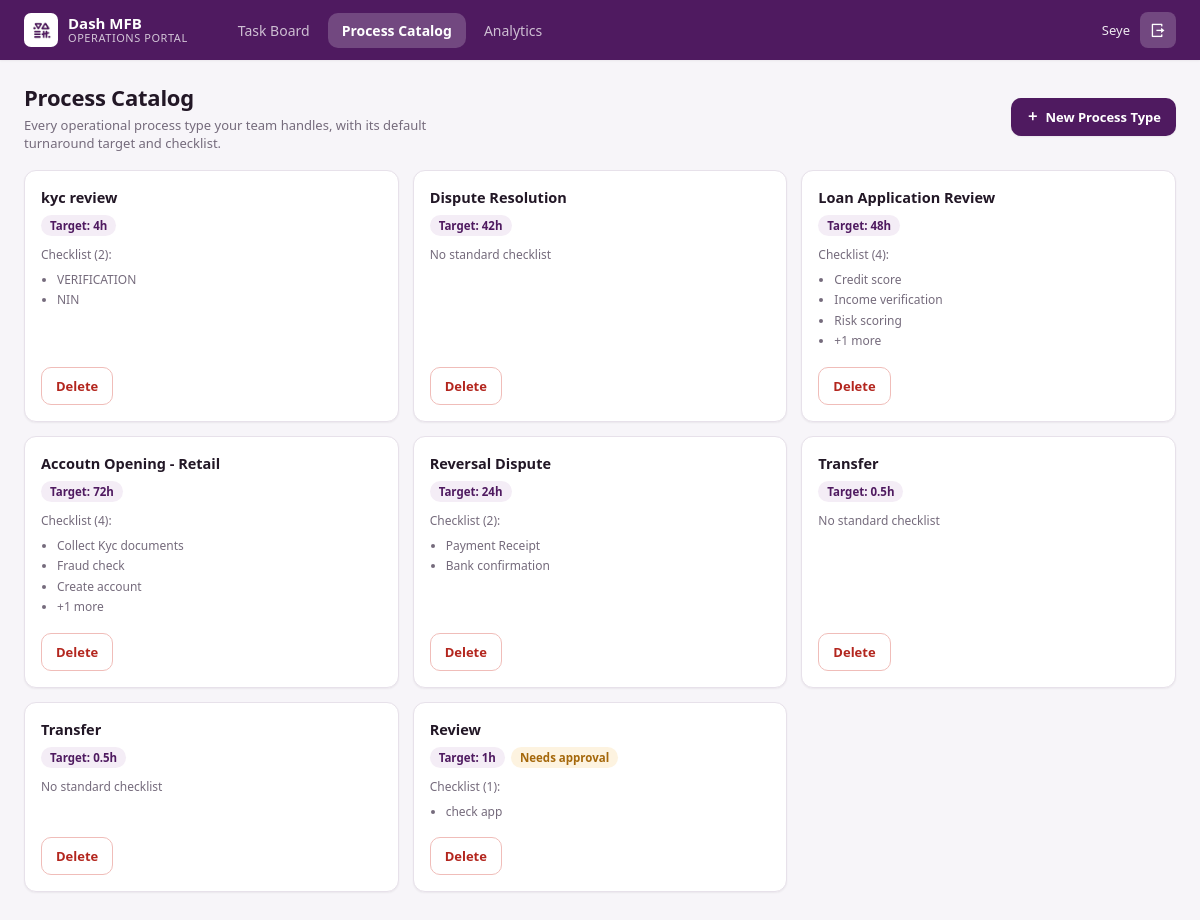
Page /dashboard/catalog/ (signed in) on the committed database.
### portal/models.py (models this page shows, shortened)
class ProcessType(models.Model):
    name = models.CharField(max_length=200)
    target_hours = models.FloatField()
    checklist = models.JSONField(default=list, blank=True)
    requires_approval = models.BooleanField(
        default=False,
        help_text='Tasks of this type need a sign-off before they count as completed.',
    )

### portal/views.py (the view)
# urls.py: path('dashboard/catalog/', views.catalog_view, name='portal-catalog'),
@login_required
def catalog_view(request):
    return render(request, 'portal/catalog.html', _catalog_context(request))

### portal/views.py (called while the page is built)
def _catalog_context(request, form=None):
    profile = getattr(request.user, 'profile', None)
    is_management = (
        request.user.is_superuser
        or (
            profile
            and profile.role in (
                Profile.ROLE_ADMIN,
                Profile.ROLE_TEAM_LEAD,
            )
        )
    )
    if is_management:
        process_types = ProcessType.objects.all()
    else:
        process_types = ProcessType.objects.filter(
            tasks__assignee=request.user
        ).distinct()
    return {
        'active_tab': 'catalog',
        'process_types': process_types,
        'form': form if form is not None else ProcessTypeForm(),
    }

### portal/templates/portal/catalog.html (shortened to what this page needs)
{% extends 'portal/base.html' %}
{% load static %}
{% block content %}
<section class="tab-panel active">
    <div class="catalog-bar">
        <div class="catalog-left">
            <h2>Process Catalog</h2>
            <p class="muted">Every operational process type your team handles, with its default turnaround target and checklist.</p>
        </div>
        {% if user.is_superuser or user.profile.role == 'admin' or user.profile.role == 'team_lead' %}
        <button type="button" class="toolbar-btn show" onclick="document.getElementById('processModal').classList.remove('hidden')">
            <i class="ri-add-fill"></i> New Process Type
        </button>
        {% endif %}
    </div>
    <div class="catalog-grid">
        {% for pt in process_types %}
        <div class="catalog-card">
            <h4>{{ pt.name }}</h4>
            <div class="catalog-tags">
                <span class="catalog-target">Target: {{ pt.target_hours|floatformat:"-1" }}h</span>
                {% if pt.requires_approval %}
                    <span class="catalog-flag">Needs approval</span>
                {% endif %}
            </div>
            <div class="catalog-checklist">
                {% if pt.checklist %}
                    Checklist ({{ pt.checklist|length }}):
                    <ul>
                        {% for item in pt.checklist|slice:":3" %}<li>{{ item }}</li>{% endfor %}
                        {% if pt.checklist|length > 3 %}<li>+{{ pt.checklist|length|add:"-3" }} more</li>{% endif %}
                    </ul>
                {% else %}
                    No standard checklist
                {% endif %}
            </div>
            <form method="post" action="{% url 'process-type-delete' pt.id %}" class="catalog-card-actions"
                  onsubmit="return confirm('Delete this process type?');">
                <button type="submit" class="toolbar-btn btn-danger">Delete</button>
            </form>
        </div>
        {% empty %}
        <p class="data-empty">No process types yet. Add one to get started.</p>
        {% endfor %}
    </div>
</section>
{% endblock %}

### portal/templates/portal/base.html (shortened to what this page needs)
{% load static %}
<!DOCTYPE html>
<html lang="en">
<head>
    <link rel="stylesheet" href="{% static 'css/dashboard.css' %}">
    <link href="https://cdn.jsdelivr.net/npm/remixicon@4.9.0/fonts/remixicon.css" rel="stylesheet" />
</head>
<body>
    <header class="top-bar">
        <div class="head">
            <img src="{% static 'images/DASH LOGO.jpg' %}" alt="Logo">
            <div class="head-text">
                <span class="head-name">Dash MFB</span>
                <span class="head-sub">Operations Portal</span>
            </div>
        </div>
        <nav class="tabs" role="tablist">
            <a class="tab-btn {% if active_tab == 'board' %}active{% endif %}"
                href="{% url 'portal-dashboard' %}">Task Board</a>
            <a class="tab-btn {% if active_tab == 'catalog' %}active{% endif %}"
                href="{% url 'portal-catalog' %}">Process Catalog</a>
            {% if user.is_superuser or user.profile.role == 'admin' or user.profile.role == 'team_lead' %}
            <a class="tab-btn {% if active_tab == 'analytics' %}active{% endif %}"
                href="{% url 'portal-analytics' %}">Analytics</a>
            {% endif %}
        </nav>
        <div class="user-wrap">
            <span class="user-name">{{ user.get_full_name|default:user.username }}</span>
            <form method="post" action="{% url 'portal-logout' %}">
                <button type="submit" class="logout-btn" title="Log out">
                    <i class="ri-logout-box-r-line"></i>
                </button>
            </form>
        </div>
    </header>
    <main>
        {% block content %}
        {% endblock content %}
    </main>
</body>
</html>

### rows in the picture
ProcessType: name "kyc review", target_hours "4", checklist|length "2", checklist "VERIFICATION" "NIN"
ProcessType: name "Dispute Resolution", target_hours "42", checklist "No standard checklist"
ProcessType: name "Loan Application Review", target_hours "48", checklist|length "4", checklist "Credit score" "Income verification" "Risk scoring", checklist|length "1"
ProcessType: name "Accoutn Opening - Retail", target_hours "72", checklist|length "4", checklist "Collect Kyc documents" "Fraud check" "Create account", checklist|length "1"
ProcessType: name "Reversal Dispute", target_hours "24", checklist|length "2", checklist "Payment Receipt" "Bank confirmation"
ProcessType: name "Transfer", target_hours "0.5", checklist "No standard checklist"
ProcessType: name "Transfer", target_hours "0.5", checklist "No standard checklist"
ProcessType: name "Review", target_hours "1", requires_approval "Needs approval", checklist|length "1", checklist "check app"

### other values in the picture
{{ user.get_full_name|default:user.username }} "Seye"
